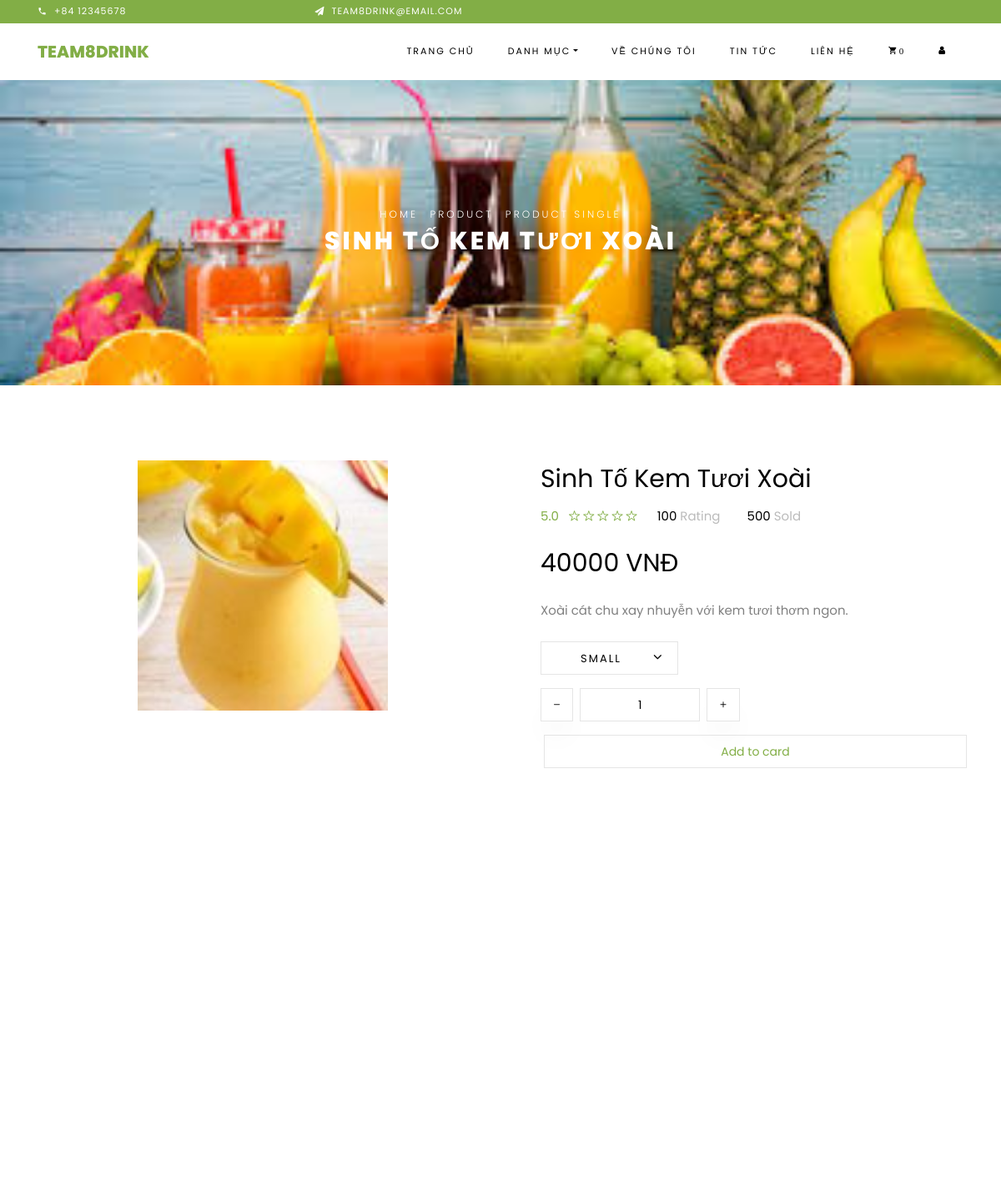
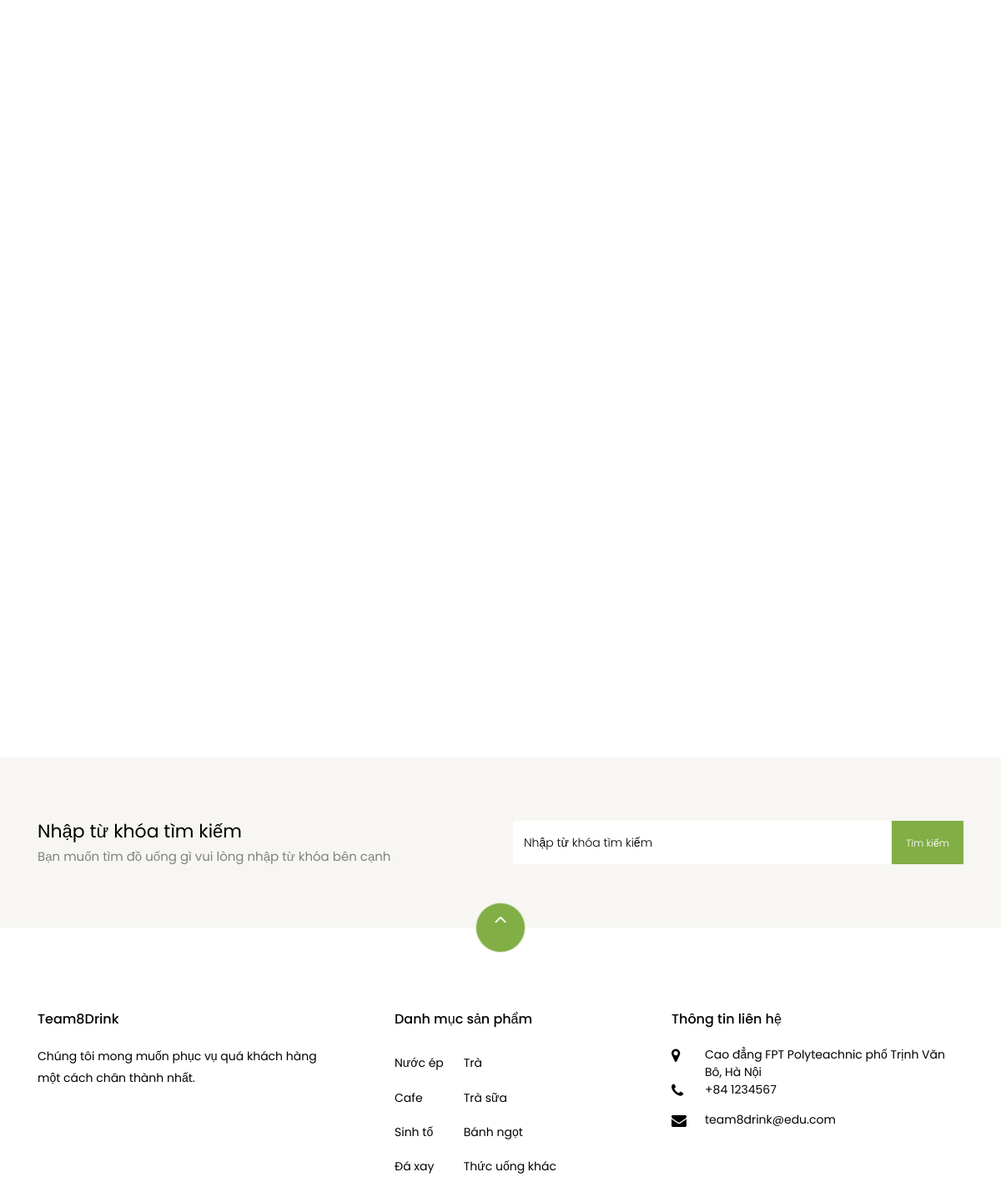
The page /?page=san_pham&&id_sp=145 on the database its author committed (2 pictures, top to bottom).
### tables this page shows
CREATE TABLE `product` (
  `id` int(11) NOT NULL,
  `prd_name` varchar(191) NOT NULL,
  `cat_id` int(11) NOT NULL,
  `prd_image` varchar(191) NOT NULL,
  `prd_price` float NOT NULL,
  `prd_warranty` varchar(255) NOT NULL,
  `prd_accessory` varchar(255) NOT NULL,
  `prd_featured` varchar(255) NOT NULL,
  `prd_status` tinyint(1) NOT NULL,
  `prd_detail` varchar(255) NOT NULL,
  `prd_view` int(20) NOT NULL,
  `prd_created_at` timestamp NOT NULL DEFAULT current_timestamp(),
  `prd_updated_at` timestamp NOT NULL DEFAULT current_timestamp(),
  `link_video` varchar(255) NOT NULL,
  `pro_id` int(11) NOT NULL,
  `trade_id` int(11) NOT NULL
);

### libs/database.php (called while the page is built, shortened)
<?php
    function connection()
    {
        try {
            $conn = new PDO("mysql:host=localhost;dbname=ship-drink;charset=utf8", "root2", "");
        } catch (PDOException $e) {
            echo "Error connecting to database" . $e->getMessage();
        }
        return $conn;
    }
    function listOne($table, $id, $value)
    {
        $conn = connection();
        try {
            $sql = "SELECT*FROM $table WHERE $id=:$id";
            $stmt = $conn->prepare($sql);
            $stmt->bindParam(":$id", $value);
            $stmt->execute();
            $result = $stmt->fetch(PDO::FETCH_ASSOC);
        } catch (PDOException $e) {
            echo "Error connecting to database" . $e->getMessage();
        } finally {
            unset($conn);
        }
        return $result;
    }
    ?>

### libs/product.php (called while the page is built, shortened)
<?php
require_once "database.php";
function list_one_product($id, $value)
{
    return listOne("product", $id, $value);
}

### giao-dien/product-single.php (the view, shortened to what this page needs)
<?php
$id = $_GET['id_sp'];
$sp_one = list_one_product('id', $id);
?>
<div class="hero-wrap hero-bread" style="background-image: url('images/bg_1.jpg');">
    <div class="container">
        <div class="row no-gutters slider-text align-items-center justify-content-center">
            <div class="col-md-9 ftco-animate text-center">
                <p class="breadcrumbs"><span class="mr-2"><a href="index.html">Home</a></span> <span class="mr-2"><a href="index.html">Product</a></span> <span>Product Single</span></p>
                <h1 class="mb-0 bread"><?= $sp_one['prd_name'] ?></h1>
            </div>
        </div>
    </div>
</div>
<section class="ftco-section">
    <div class="container">
        <div class="row">
            <div class="col-lg-6 mb-5 ftco-animate" style="text-align:center;">
                <a href="" class="image-popup"><img src="images/<?= $sp_one['prd_image'] ?>" class="img-fluid" alt="Colorlib Template" width="300" height="300"></a>
            </div>
            <div class="col-lg-6 product-details pl-md-5 ftco-animate">
                <h3><?= $sp_one['prd_name'] ?></h3>
                <div class="rating d-flex">
                    <p class="text-left mr-4">
                        <a href="#" class="mr-2">5.0</a>
                        <a href="#"><span class="ion-ios-star-outline"></span></a>
                        <a href="#"><span class="ion-ios-star-outline"></span></a>
                        <a href="#"><span class="ion-ios-star-outline"></span></a>
                        <a href="#"><span class="ion-ios-star-outline"></span></a>
                        <a href="#"><span class="ion-ios-star-outline"></span></a>
                    </p>
                    <p class="text-left mr-4">
                        <a href="#" class="mr-2" style="color: #000;">100 <span style="color: #bbb;">Rating</span></a>
                    </p>
                    <p class="text-left">
                        <a href="#" class="mr-2" style="color: #000;">500 <span style="color: #bbb;">Sold</span></a>
                    </p>
                </div>
                <p class="price"><span><?= $sp_one['prd_price'] ?> VNĐ</span></p>
                <p><?= $sp_one['prd_detail'] ?>
                </p>
                <div class="row mt-4">
                    <div class="col-md-6">
                        <div class="form-group d-flex">
                            <div class="select-wrap">
                                <div class="icon"><span class="ion-ios-arrow-down"></span></div>
                                <select name="" id="" class="form-control">
                                    <option value="">Small</option>
                                </select>
                            </div>
                        </div>
                    </div>
                    <div class="input-group col-md-6 d-flex mb-3">
                        <span class="input-group-btn mr-2">
                            <button type="button" class="quantity-left-minus btn" data-type="minus" data-field="">
                                <i class="ion-ios-remove"></i>
                            </button>
                        </span>
                        <input type="text" id="num" name="num" class="form-control input-number" value="1" min="1" max="100">
                        <span class="input-group-btn ml-2">
                            <button type="button" class="quantity-right-plus btn" data-type="plus" data-field="">
                                <i class="ion-ios-add"></i>
                            </button>
                        </span>
                    </div>
                </div>
			<button data-toggle="modal" data-target="#exampleModal" type="submit" onclick="addCart(<?php echo  $_GET['id_sp']; ?>)" style="width:100%;" name="them_gio_hang" class="buy-now d-flex justify-content-center align-items-center mx-1">
                                        Add to card
					</button>
            </div>
        </div>
    </div>
</section>
<div class="container">
    <div class="row">
    </div>
</div>
<section class="ftco-section">
    <div class="container">
        <div class="row justify-content-center mb-3 pb-3">
        </div>
    </div>
    <div class="container">
        <div class="row">
        </div>
    </div>
</section>

### rows shown on the page
product: prd_name "SINH TỐ KEM TƯƠI XOÀI", prd_image (picture), prd_name "Sinh Tố Kem Tươi Xoài", prd_price "40000", prd_detail "Xoài cát chu xay nhuyễn với kem tươi thơm ngon."

### other values the page prints
$numCart "0"
